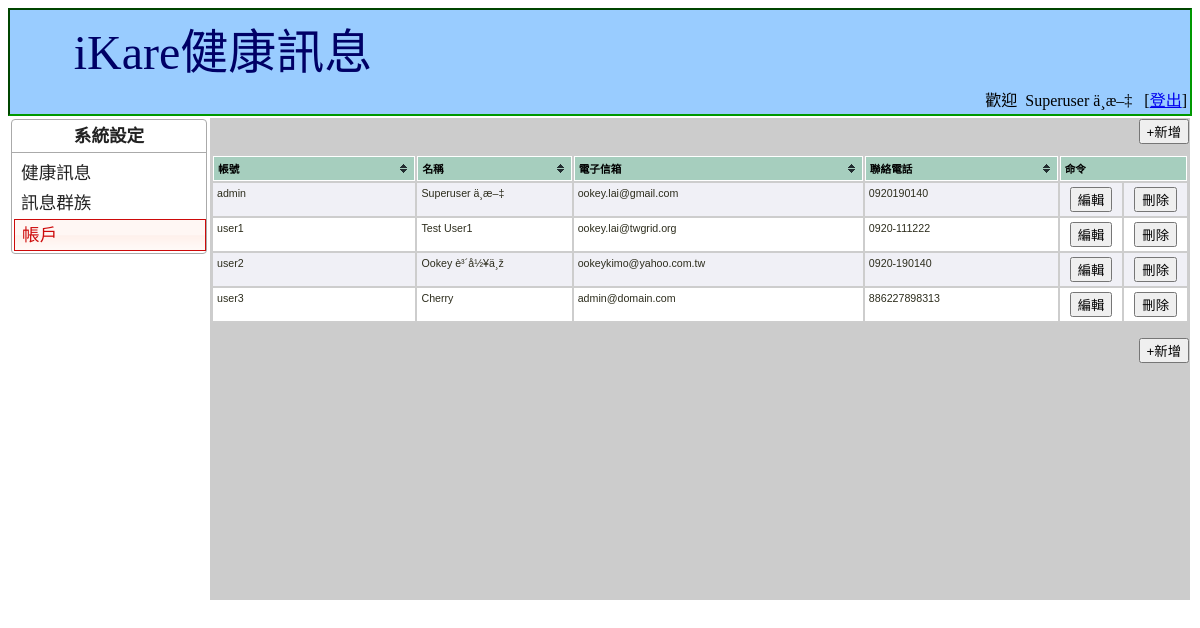
The page /messager/index.php?page=accountList (signed in) on the database as committed earlier.
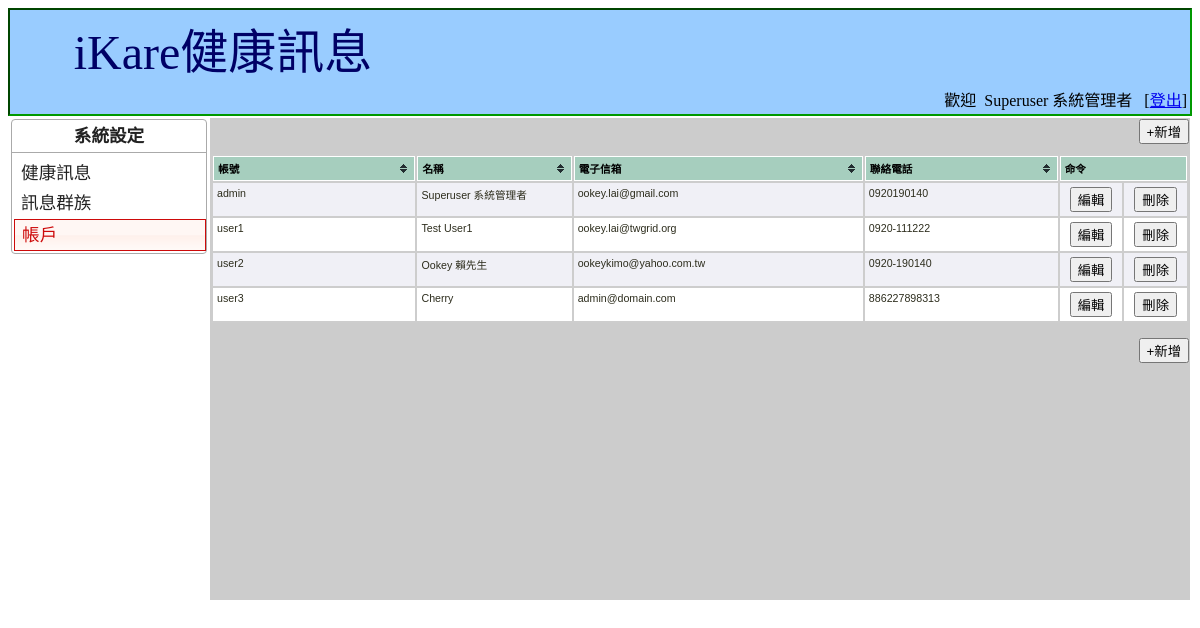
The same page on the database as committed later.
### tables this page shows
CREATE TABLE IF NOT EXISTS `account` (
  `ID` int(11) NOT NULL AUTO_INCREMENT,
  `username` varchar(30) NOT NULL,
  `name` varchar(100) NOT NULL,
  `gender` char(1) NOT NULL DEFAULT 'M',
  `birthday` date NOT NULL,
  `email` varchar(200) NOT NULL,
  `phone` varchar(40) NOT NULL,
  `timezone` varchar(30) NOT NULL,
  `authority` varchar(30) NOT NULL,
  `password` varchar(200) NOT NULL,
  `weight` varchar(20) NOT NULL,
  `glucose` varchar(20) NOT NULL,
  PRIMARY KEY (`ID`),
  KEY `username` (`username`)
);

### messager/lang/tw/lang.inc (called while the page is built, shortened)
<?php
$_PROJECT_NAME = "iKare健康訊息";
$_MESSAGES = "健康訊息";
$_GROUPS = "訊息群族";
$_USERNAME = "帳號";
$_LOGOUT = "登出";
$_WELCOME = "歡迎";
$_SYSTEM_SETTING = "系統設定";
$_ACCOUNT = "帳戶";
$_ADD = "新增";
$_EDIT = "編輯";
$_DELETE = "刪除";
$_DELETE_MSG = "你確定要刪除嗎?";
$_ACTION = "命令";
$_NAME = "名稱";
$_EMAIL = "電子信箱";
$_PHONE = "聯絡電話";
?>

### messager/include/auth.inc (called while the page is built, shortened)
<?php
$name = $_SESSION['name'];
?>

### messager/include/function.inc (called while the page is built, shortened)
<?php
if (!defined("FUNCTION")) {
function load_class($classname)
{
  $str = "\$".$classname." = new ".$classname.";";
  return $$classname;
}
}
?>

### messager/lib/Account.inc (called while the page is built, shortened)
<?php
if (!defined("ACCOUNT")) {
class Account {
	var $tbl = "account";
	function sql($where="", $orderby="") {
		$db = new ps_DB;
		$q = "SELECT * FROM $this->tbl ";
		$db->query($q);
		return $db;
	}
}
}
?>

### messager/lib/db_mysql.inc (called while the page is built, shortened)
<?php
if (!defined("PS_DB")) {
class ps_DB {
  var $lid = 0;
  var $qid = 0;
  var $record = array();
  function connect() {
    if ($this->lid == 0) {
      $this->lid = mysql_pconnect(DB_HOST,DB_USER,DB_PWD);
    }
    return $this->lid;
  }
  function query($q) {
    $this->qid = @mysql_query($q, $this->lid);
    return $this->qid;
  }
  function next_record() {
    $this->record = @mysql_fetch_array($this->qid);
    $stat = is_array($this->record);
    return $stat;
  }
  function f($field_name) {
    if (ADDSLASHES)
      return stripslashes($this->record[$field_name]);
    else
      return ($this->record[$field_name]);
  }
}
}
?>

### messager/accountList.php (the view, shortened to what this page needs)
<?php
$account = load_class("Account");
?>
        <div align="right">
               <form action="index.php" method="post" name="add" >
               <input type="submit" value="+<?=$_ADD;?>" />
               </form>
		</div>
        <table id="loglist" class="tablesorter" width="100%" border="0">
         <thead>
          <tr>
            <th width="21%" scope="col"><?=$_USERNAME;?></th>
            <th width="16%" scope="col"><?=$_NAME;?></th>
            <th width="30%" scope="col"><?=$_EMAIL;?></th>
            <th width="20%" scope="col"><?=$_PHONE;?></th>
            <th width="13%" scope="col" colspan="2"><?=$_ACTION;?></th>
          </tr>
         </thead>
    	 <tbody>
        <?php
		$db = $account->sql();
		$i = 0;
		while ($db->next_record()) {
			$i++;
			$ID = $db->f("ID");
		?>
          <tr class="<?=($i%2==0?'even':'odd'); ?>">
            <td><?=$db->f('username'); ?></td>
            <td><?=$db->f('name'); ?></td>
            <td><?=$db->f('email'); ?></td>
            <td><?=$db->f('phone'); ?></td>
            <td align="center">
               <form action="index.php" method="post" name="edit<?=$ID; ?>" >
               <input type="submit" value="<?=$_EDIT;?>" />
               </form>
            </td>
            <td align="center">
               <form action="index.php" method="post" name="delete<?=$ID; ?>" >
               <input type="submit" value="<?=$_DELETE;?>" onClick="return confirm('<?=$_DELETE_MSG;?>');" />
               </form>
            </td>
          </tr>
        <?php
		}
		?>
		 </tbody>
        </table>
        <div align="right">
               <form action="index.php" method="post" name="add" >
               <input type="submit" value="+<?=$_ADD;?>" />
               </form>
        </div>

### messager/index.php (shortened to what this page needs)
<?php
include "lib/db_mysql.inc";
include "include/function.inc";
include "include/auth.inc";
if ($_REQUEST['page']) {
	$page = $_REQUEST['page'].".php";
} else {
	$page = "messagesList.php";
}
?>
<!DOCTYPE html PUBLIC "-//W3C//DTD XHTML 1.0 Transitional//EN" "http://www.w3.org/TR/xhtml1/DTD/xhtml1-transitional.dtd">
<html xmlns="http://www.w3.org/1999/xhtml" xml:lang="zh_tw" lang="zh_tw">
<head>
<link href="myhealth.css" rel="stylesheet" type="text/css" />
<link rel="stylesheet" href="jquery/themes/blue/style.css" type="text/css" media="print, projection, screen" />
<link rel="stylesheet" href="jquery/jquery-ui.css" />
</head>
<body>
<div class="top_head" id="top_head">
<table width="100%" border="0" class="top_head">
  <tr>
    <td width="36%" height="40"><font size="+6" color="#000066"><?=$_PROJECT_NAME;?></font></td>
    <td width="17%">&nbsp;</td>
    <td width="47%">&nbsp;</td>
  </tr>
  <tr>
    <td height="20" colspan="3" align="right" valign="bottom"><?=$_WELCOME;?>&nbsp; <?=$name;?>&nbsp;&nbsp; [<a href="login.php?action=logout"><?=$_LOGOUT;?></a>]</td>
    </tr>
</table>
</div>
<table width="100%" border="0">
<tr>
        <td width="200" valign="top">
<div id='sysdiv' style="display:none">
  <ul id="menu1">
<center><B><?=$_SYSTEM_SETTING;?></B></center><hr>
    <li class="<?=($page=='messagesList.php'||$page=='messagesEdit.php'?'ui-state-error':''); ?>"><a href="?page=messagesList"><?=$_MESSAGES;?></a></li>
    <li class="<?=($page=='groupsList.php'||$page=='groupsEdit.php'?'ui-state-error':''); ?>"><a href="?page=groupsList"><?=$_GROUPS;?></a></li>
    <li class="<?=($page=='accountList.php'||$page=='accountEdit.php'?'ui-state-error':''); ?>"><a href="?page=accountList"><?=$_ACCOUNT;?></a></li>
  </ul>
</div>
</td>
<td width="87%" height="480" align="center" valign="top" bgcolor="#CCCCCC">
        <div id="main_content">
        <?php
		include($page);
		?>
        </div>
</td>
      </tr>
    </table>
<p>&nbsp;</p>
</body>
</html>

Rows that differ between the two databases and show on the page:
changed account "admin": name "Superuser ä¸­æ–‡" → "Superuser 系統管理者"
changed account "user2": name "Ookey è³´å½¥ä¸ž" → "Ookey 賴先生"
Other text that changed with them:
$name: "Superuser ä¸­æ–‡" → "Superuser 系統管理者"
